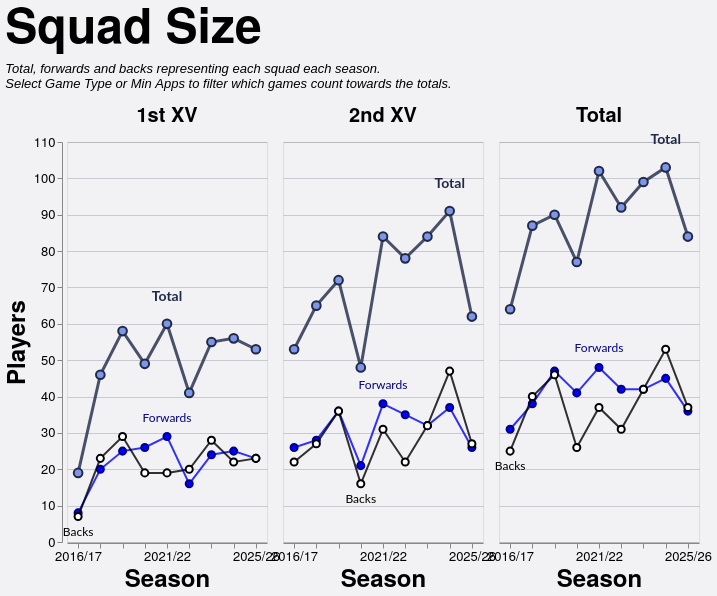

This figure's Vega-Lite source:
### Vega-Lite specification from a JSON file in a GitHub repository (floating-point values rounded to 4 significant figures)
{"config": {"axis": {"labelFont": "PT Sans Narrow, Helvetica Neue, Helvetica, Arial, sans-serif", "titleFont": "PT Sans Narrow, Helvetica Neue, Helvetica, Arial, sans-serif", "labelFontSize": 13, "titleFontSize": 24, "gridColor": "#202947", "gridOpacity": 0.2, "zindex": 1}, "text": {"font": "Lato, sans-serif"}, "bar": {"cornerRadiusEnd": 5}, "header": {"labelFont": "PT Sans Narrow, Helvetica Neue, Helvetica, Arial, sans-serif", "titleFont": "PT Sans Narrow, Helvetica Neue, Helvetica, Arial, sans-serif", "labelFontSize": 24, "titleFontSize": 28, "labelFontWeight": "bold", "orient": "left"}, "legend": {"labelFont": "PT Sans Narrow, Helvetica Neue, Helvetica, Arial, sans-serif", "titleFont": "PT Sans Narrow, Helvetica Neue, Helvetica, Arial, sans-serif", "labelFontSize": 14, "titleFontSize": 16, "titlePadding": 5, "fillColor": "white", "strokeColor": "black", "padding": 10, "titleFontWeight": "lighter", "titleFontStyle": "italic", "titleColor": "gray", "offset": 10}, "title": {"font": "PT Sans Narrow, Helvetica Neue, Helvetica, Arial, sans-serif", "fontSize": 48, "fontWeight": "bold", "anchor": "start", "align": "center", "titlePadding": 20, "subtitlePadding": 10, "subtitleFontSize": 13, "subtitleColor": "", "subtitleFontStyle": "italic", "offset": 15, "color": "black"}, "axisX": {"labelAngle": 0}, "facet": {"title": null, "header": null, "align": {"row": "each", "column": "each"}}, "resolve": {"scale": {"y": "independent", "facet": "independent"}}, "background": "#f2f1f4", "scale": {"offsetBandPaddingOuter": 0.2, "offsetBandPaddingInner": 0.1}}, "data": {"name": "data-4d0db5acf08b08aeb25a827065179bb2"}, "facet": {"column": {"field": "squad", "header": {"labelExpr": "datum.value == 'Total' ? 'Total' : datum.value + ' XV'", "labelFontSize": 20, "labelPadding": 6}, "sort": ["1st", "2nd", "Total"], "title": null, "type": "nominal"}}, "spec": {"layer": [{"mark": {"type": "line", "color": "#202946", "opacity": 0.8, "point": {"filled": true, "color": "#7d96e8", "stroke": "#202946", "size": 75, "strokeWidth": 2}, "strokeWidth": 3}, "encoding": {"detail": [{"field": "unit", "type": "nominal"}], "tooltip": [{"field": "season", "title": "Season", "type": "ordinal"}, {"field": "squad", "title": "Squad", "type": "nominal"}, {"field": "unit", "title": "Unit", "type": "nominal"}, {"field": "players", "title": "Players", "type": "quantitative"}], "x": {"axis": {"labelAngle": 0, "labelOverlap": "parity"}, "field": "season", "sort": "ascending", "title": "Season", "type": "ordinal"}, "y": {"axis": {"tickMinStep": 1}, "field": "players", "scale": {"zero": true}, "title": "Players", "type": "quantitative"}}, "transform": [{"filter": "(datum.unit === 'Total')"}]}, {"mark": {"type": "line", "color": "blue", "opacity": 0.8, "point": {"filled": true, "color": "blue", "stroke": "darkblue", "size": 50, "strokeWidth": 2}, "strokeWidth": 2}, "encoding": {"detail": [{"field": "unit", "type": "nominal"}], "tooltip": [{"field": "season", "title": "Season", "type": "ordinal"}, {"field": "squad", "title": "Squad", "type": "nominal"}, {"field": "unit", "title": "Unit", "type": "nominal"}, {"field": "players", "title": "Players", "type": "quantitative"}], "x": {"axis": {"labelAngle": 0, "labelOverlap": "parity"}, "field": "season", "sort": "ascending", "title": "Season", "type": "ordinal"}, "y": {"axis": {"tickMinStep": 1}, "field": "players", "scale": {"zero": true}, "title": "Players", "type": "quantitative"}}, "transform": [{"filter": "(datum.unit === 'Forwards')"}]}, {"mark": {"type": "line", "color": "black", "opacity": 0.8, "point": {"filled": true, "color": "white", "stroke": "black", "size": 50, "strokeWidth": 2}, "strokeWidth": 2}, "encoding": {"detail": [{"field": "unit", "type": "nominal"}], "tooltip": [{"field": "season", "title": "Season", "type": "ordinal"}, {"field": "squad", "title": "Squad", "type": "nominal"}, {"field": "unit", "title": "Unit", "type": "nominal"}, {"field": "players", "title": "Players", "type": "quantitative"}], "x": {"axis": {"labelAngle": 0, "labelOverlap": "parity"}, "field": "season", "sort": "ascending", "title": "Season", "type": "ordinal"}, "y": {"axis": {"tickMinStep": 1}, "field": "players", "scale": {"zero": true}, "title": "Players", "type": "quantitative"}}, "transform": [{"filter": "(datum.unit === 'Backs')"}]}, {"mark": {"type": "text", "align": "center", "baseline": "bottom", "color": "#202946", "dx": 0, "dy": -20, "fontSize": 14, "fontWeight": "bold"}, "encoding": {"detail": [{"field": "unit", "type": "nominal"}], "text": {"value": "Total"}, "tooltip": [{"field": "season", "title": "Season", "type": "ordinal"}, {"field": "squad", "title": "Squad", "type": "nominal"}, {"field": "unit", "title": "Unit", "type": "nominal"}, {"field": "players", "title": "Players", "type": "quantitative"}], "x": {"field": "season", "type": "ordinal"}, "y": {"field": "players", "type": "quantitative"}}, "transform": [{"filter": "(datum.unit === 'Total')"}, {"calculate": "toNumber(split(datum.season, '/')[0])", "as": "season_order"}, {"joinaggregate": [{"op": "max", "field": "players", "as": "max_value"}, {"op": "min", "field": "players", "as": "min_value"}], "groupby": ["squad"]}, {"filter": "datum.players > 0"}, {"filter": "datum.players == datum.max_value"}, {"window": [{"op": "row_number", "field": "", "as": "rank"}], "groupby": ["squad"], "sort": [{"field": "season_order", "order": "descending"}]}, {"filter": "datum.rank == 1"}]}, {"mark": {"type": "text", "align": "center", "baseline": "bottom", "color": "darkblue", "dx": 0, "dy": -12, "fontSize": 12, "fontWeight": "normal"}, "encoding": {"detail": [{"field": "unit", "type": "nominal"}], "text": {"value": "Forwards"}, "tooltip": [{"field": "season", "title": "Season", "type": "ordinal"}, {"field": "squad", "title": "Squad", "type": "nominal"}, {"field": "unit", "title": "Unit", "type": "nominal"}, {"field": "players", "title": "Players", "type": "quantitative"}], "x": {"field": "season", "type": "ordinal"}, "y": {"field": "players", "type": "quantitative"}}, "transform": [{"filter": "(datum.unit === 'Forwards')"}, {"calculate": "toNumber(split(datum.season, '/')[0])", "as": "season_order"}, {"joinaggregate": [{"op": "max", "field": "players", "as": "max_value"}, {"op": "min", "field": "players", "as": "min_value"}], "groupby": ["squad"]}, {"filter": "datum.players > 0"}, {"filter": "datum.players == datum.max_value"}, {"window": [{"op": "row_number", "field": "", "as": "rank"}], "groupby": ["squad"], "sort": [{"field": "season_order", "order": "descending"}]}, {"filter": "datum.rank == 1"}]}, {"mark": {"type": "text", "align": "center", "baseline": "top", "color": "black", "dx": 0, "dy": 10, "fontSize": 12, "fontWeight": "normal"}, "encoding": {"detail": [{"field": "unit", "type": "nominal"}], "text": {"value": "Backs"}, "tooltip": [{"field": "season", "title": "Season", "type": "ordinal"}, {"field": "squad", "title": "Squad", "type": "nominal"}, {"field": "unit", "title": "Unit", "type": "nominal"}, {"field": "players", "title": "Players", "type": "quantitative"}], "x": {"field": "season", "type": "ordinal"}, "y": {"field": "players", "type": "quantitative"}}, "transform": [{"filter": "(datum.unit === 'Backs')"}, {"calculate": "toNumber(split(datum.season, '/')[0])", "as": "season_order"}, {"joinaggregate": [{"op": "max", "field": "players", "as": "max_value"}, {"op": "min", "field": "players", "as": "min_value"}], "groupby": ["squad"]}, {"filter": "datum.players > 0"}, {"filter": "datum.players == datum.min_value"}, {"window": [{"op": "row_number", "field": "", "as": "rank"}], "groupby": ["squad"], "sort": [{"field": "season_order", "order": "descending"}]}, {"filter": "datum.rank == 1"}]}, {"mark": {"type": "point", "color": "#7d96e8", "filled": true, "size": 250, "stroke": "#202946", "strokeWidth": 3}, "encoding": {"detail": [{"field": "unit", "type": "nominal"}], "tooltip": [{"field": "season", "title": "Season", "type": "ordinal"}, {"field": "squad", "title": "Squad", "type": "nominal"}, {"field": "unit", "title": "Unit", "type": "nominal"}, {"field": "players", "title": "Players", "type": "quantitative"}], "x": {"axis": {"labelAngle": 0, "labelOverlap": "parity"}, "field": "season", "sort": "ascending", "title": "Season", "type": "ordinal"}, "y": {"axis": {"tickMinStep": 1}, "field": "players", "scale": {"zero": true}, "title": "Players", "type": "quantitative"}}, "transform": [{"filter": "datum.unit === 'Total' && datum.isSelected"}]}, {"mark": {"type": "point", "color": "blue", "filled": true, "size": 180, "stroke": "darkblue", "strokeWidth": 3}, "encoding": {"detail": [{"field": "unit", "type": "nominal"}], "tooltip": [{"field": "season", "title": "Season", "type": "ordinal"}, {"field": "squad", "title": "Squad", "type": "nominal"}, {"field": "unit", "title": "Unit", "type": "nominal"}, {"field": "players", "title": "Players", "type": "quantitative"}], "x": {"axis": {"labelAngle": 0, "labelOverlap": "parity"}, "field": "season", "sort": "ascending", "title": "Season", "type": "ordinal"}, "y": {"axis": {"tickMinStep": 1}, "field": "players", "scale": {"zero": true}, "title": "Players", "type": "quantitative"}}, "transform": [{"filter": "datum.unit === 'Forwards' && datum.isSelected"}]}, {"mark": {"type": "point", "color": "white", "filled": true, "size": 180, "stroke": "black", "strokeWidth": 3}, "encoding": {"detail": [{"field": "unit", "type": "nominal"}], "tooltip": [{"field": "season", "title": "Season", "type": "ordinal"}, {"field": "squad", "title": "Squad", "type": "nominal"}, {"field": "unit", "title": "Unit", "type": "nominal"}, {"field": "players", "title": "Players", "type": "quantitative"}], "x": {"axis": {"labelAngle": 0, "labelOverlap": "parity"}, "field": "season", "sort": "ascending", "title": "Season", "type": "ordinal"}, "y": {"axis": {"tickMinStep": 1}, "field": "players", "scale": {"zero": true}, "title": "Players", "type": "quantitative"}}, "transform": [{"filter": "datum.unit === 'Backs' && datum.isSelected"}]}], "height": 400, "width": 200}, "spacing": 10, "title": {"text": "Squad Size", "subtitle": ["Total, forwards and backs representing each squad each season.", "Select Game Type or Min Apps to filter which games count towards the totals."]}, "$schema": "https://vega.github.io/schema/vega-lite/v5.20.1.json", "datasets": {"data-4d0db5acf08b08aeb25a827065179bb2": [{"season": "2016/17", "squad": "1st", "unit": "Backs", "players": 7}, {"season": "2016/17", "squad": "1st", "unit": "Forwards", "players": 8}, {"season": "2016/17", "squad": "1st", "unit": "Total", "players": 19}, {"season": "2016/17", "squad": "2nd", "unit": "Backs", "players": 22}, {"season": "2016/17", "squad": "2nd", "unit": "Forwards", "players": 26}, {"season": "2016/17", "squad": "2nd", "unit": "Total", "players": 53}, {"season": "2016/17", "squad": "Total", "unit": "Backs", "players": 25}, {"season": "2016/17", "squad": "Total", "unit": "Forwards", "players": 31}, {"season": "2016/17", "squad": "Total", "unit": "Total", "players": 64}, {"season": "2017/18", "squad": "1st", "unit": "Backs", "players": 23}, {"season": "2017/18", "squad": "1st", "unit": "Forwards", "players": 20}, {"season": "2017/18", "squad": "1st", "unit": "Total", "players": 46}, {"season": "2017/18", "squad": "2nd", "unit": "Backs", "players": 27}, {"season": "2017/18", "squad": "2nd", "unit": "Forwards", "players": 28}, {"season": "2017/18", "squad": "2nd", "unit": "Total", "players": 65}, {"season": "2017/18", "squad": "Total", "unit": "Backs", "players": 40}, {"season": "2017/18", "squad": "Total", "unit": "Forwards", "players": 38}, {"season": "2017/18", "squad": "Total", "unit": "Total", "players": 87}, {"season": "2018/19", "squad": "1st", "unit": "Backs", "players": 29}, {"season": "2018/19", "squad": "1st", "unit": "Forwards", "players": 25}, {"season": "2018/19", "squad": "1st", "unit": "Total", "players": 58}, {"season": "2018/19", "squad": "2nd", "unit": "Backs", "players": 36}, {"season": "2018/19", "squad": "2nd", "unit": "Forwards", "players": 36}, {"season": "2018/19", "squad": "2nd", "unit": "Total", "players": 72}, {"season": "2018/19", "squad": "Total", "unit": "Backs", "players": 46}, {"season": "2018/19", "squad": "Total", "unit": "Forwards", "players": 47}, {"season": "2018/19", "squad": "Total", "unit": "Total", "players": 90}, {"season": "2019/20", "squad": "1st", "unit": "Backs", "players": 19}, {"season": "2019/20", "squad": "1st", "unit": "Forwards", "players": 26}, {"season": "2019/20", "squad": "1st", "unit": "Total", "players": 49}, {"season": "2019/20", "squad": "2nd", "unit": "Backs", "players": 16}, {"season": "2019/20", "squad": "2nd", "unit": "Forwards", "players": 21}, {"season": "2019/20", "squad": "2nd", "unit": "Total", "players": 48}, {"season": "2019/20", "squad": "Total", "unit": "Backs", "players": 26}, {"season": "2019/20", "squad": "Total", "unit": "Forwards", "players": 41}, {"season": "2019/20", "squad": "Total", "unit": "Total", "players": 77}, {"season": "2021/22", "squad": "1st", "unit": "Backs", "players": 19}, {"season": "2021/22", "squad": "1st", "unit": "Forwards", "players": 29}, {"season": "2021/22", "squad": "1st", "unit": "Total", "players": 60}, {"season": "2021/22", "squad": "2nd", "unit": "Backs", "players": 31}, {"season": "2021/22", "squad": "2nd", "unit": "Forwards", "players": 38}, {"season": "2021/22", "squad": "2nd", "unit": "Total", "players": 84}, {"season": "2021/22", "squad": "Total", "unit": "Backs", "players": 37}, {"season": "2021/22", "squad": "Total", "unit": "Forwards", "players": 48}, {"season": "2021/22", "squad": "Total", "unit": "Total", "players": 102}, {"season": "2022/23", "squad": "1st", "unit": "Backs", "players": 20}, {"season": "2022/23", "squad": "1st", "unit": "Forwards", "players": 16}, {"season": "2022/23", "squad": "1st", "unit": "Total", "players": 41}, {"season": "2022/23", "squad": "2nd", "unit": "Backs", "players": 22}, {"season": "2022/23", "squad": "2nd", "unit": "Forwards", "players": 35}, {"season": "2022/23", "squad": "2nd", "unit": "Total", "players": 78}, {"season": "2022/23", "squad": "Total", "unit": "Backs", "players": 31}, {"season": "2022/23", "squad": "Total", "unit": "Forwards", "players": 42}, {"season": "2022/23", "squad": "Total", "unit": "Total", "players": 92}, {"season": "2023/24", "squad": "1st", "unit": "Backs", "players": 28}, {"season": "2023/24", "squad": "1st", "unit": "Forwards", "players": 24}, {"season": "2023/24", "squad": "1st", "unit": "Total", "players": 55}, {"season": "2023/24", "squad": "2nd", "unit": "Backs", "players": 32}, {"season": "2023/24", "squad": "2nd", "unit": "Forwards", "players": 32}, {"season": "2023/24", "squad": "2nd", "unit": "Total", "players": 84}, {"season": "2023/24", "squad": "Total", "unit": "Backs", "players": 42}, {"season": "2023/24", "squad": "Total", "unit": "Forwards", "players": 42}, {"season": "2023/24", "squad": "Total", "unit": "Total", "players": 99}, {"season": "2024/25", "squad": "1st", "unit": "Backs", "players": 22}, {"season": "2024/25", "squad": "1st", "unit": "Forwards", "players": 25}, {"season": "2024/25", "squad": "1st", "unit": "Total", "players": 56}, {"season": "2024/25", "squad": "2nd", "unit": "Backs", "players": 47}, {"season": "2024/25", "squad": "2nd", "unit": "Forwards", "players": 37}, {"season": "2024/25", "squad": "2nd", "unit": "Total", "players": 91}, {"season": "2024/25", "squad": "Total", "unit": "Backs", "players": 53}, {"season": "2024/25", "squad": "Total", "unit": "Forwards", "players": 45}, {"season": "2024/25", "squad": "Total", "unit": "Total", "players": 103}, {"season": "2025/26", "squad": "1st", "unit": "Backs", "players": 23}, {"season": "2025/26", "squad": "1st", "unit": "Forwards", "players": 23}, {"season": "2025/26", "squad": "1st", "unit": "Total", "players": 53}, {"season": "2025/26", "squad": "2nd", "unit": "Backs", "players": 27}, {"season": "2025/26", "squad": "2nd", "unit": "Forwards", "players": 26}, {"season": "2025/26", "squad": "2nd", "unit": "Total", "players": 62}, {"season": "2025/26", "squad": "Total", "unit": "Backs", "players": 37}, {"season": "2025/26", "squad": "Total", "unit": "Forwards", "players": 36}, {"season": "2025/26", "squad": "Total", "unit": "Total", "players": 84}]}}
